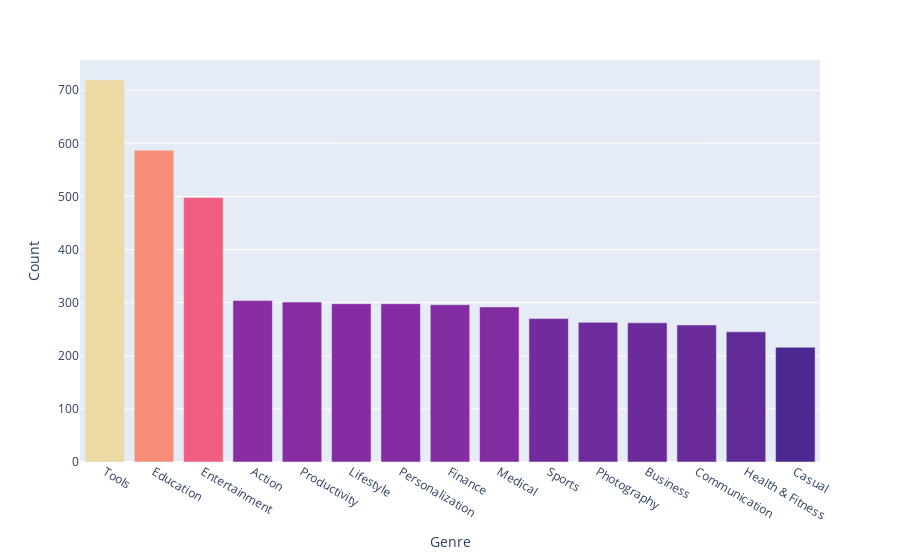

This figure's notebook cell:
### Code cell
bar = px.bar(x=top_10.index,y=top_10.values,color=top_10.values,hover_name=top_10.index,color_continuous_scale='Agsunset',labels={'x': 'Genre','y': 'Count'})
bar.update_layout(coloraxis=dict(showscale=False))

### Figure 1 — Plotly figure (JSON) as saved in the notebook; plotly's stock layout.template omitted (floating-point values rounded to 4 significant figures)
{"data": [{"alignmentgroup": "True", "hovertemplate": "<b>%{hovertext}</b><br><br>Genre=%{x}<br>Count=%{y}<br>color=%{marker.color}<extra></extra>", "hovertext": ["Tools", "Education", "Entertainment", "Action", "Productivity", "Lifestyle", "Personalization", "Finance", "Medical", "Sports", "Photography", "Business", "Communication", "Health & Fitness", "Casual"], "legendgroup": "", "marker": {"color": [719, 587, 498, 304, 301, 298, 298, 296, 292, 270, 263, 262, 258, 245, 216], "coloraxis": "coloraxis"}, "name": "", "offsetgroup": "", "orientation": "v", "showlegend": false, "textposition": "auto", "type": "bar", "x": ["Tools", "Education", "Entertainment", "Action", "Productivity", "Lifestyle", "Personalization", "Finance", "Medical", "Sports", "Photography", "Business", "Communication", "Health & Fitness", "Casual"], "xaxis": "x", "y": [719, 587, 498, 304, 301, 298, 298, 296, 292, 270, 263, 262, 258, 245, 216], "yaxis": "y"}], "layout": {"autosize": true, "barmode": "relative", "coloraxis": {"colorbar": {"title": {"text": "color"}}, "colorscale": [[0, "rgb(75, 41, 145)"], [0.1667, "rgb(135, 44, 162)"], [0.3333, "rgb(192, 54, 157)"], [0.5, "rgb(234, 79, 136)"], [0.6667, "rgb(250, 120, 118)"], [0.8333, "rgb(246, 169, 122)"], [1, "rgb(237, 217, 163)"]], "showscale": false}, "legend": {"tracegroupgap": 0}, "margin": {"t": 60}, "xaxis": {"anchor": "y", "autorange": true, "domain": [0, 1], "range": [-0.5, 14.5], "title": {"text": "Genre"}, "type": "category"}, "yaxis": {"anchor": "x", "autorange": true, "domain": [0, 1], "range": [0, 756.8], "title": {"text": "Count"}, "type": "linear"}}}
